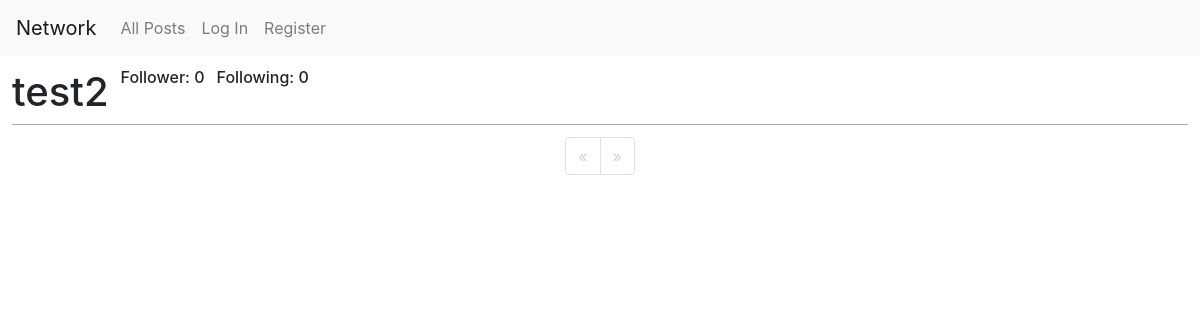
The app's page /profile/3, older data.
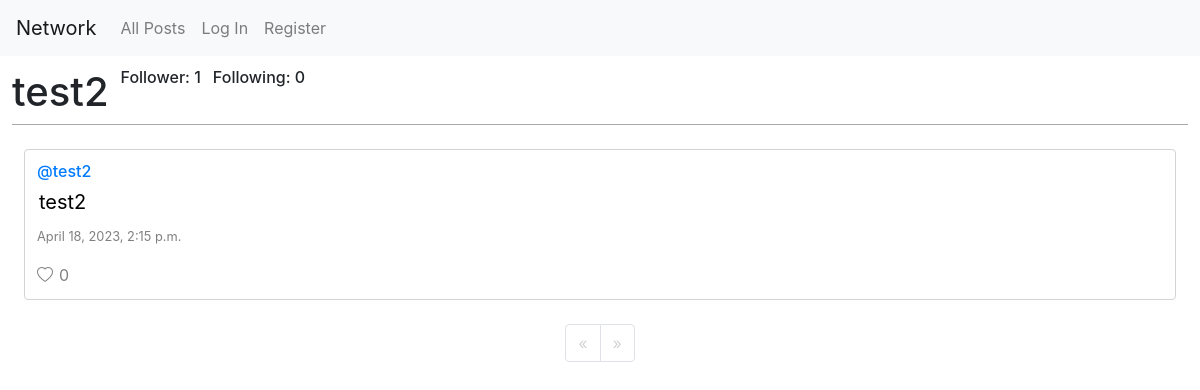
The same page, newer data.
### network/models.py (models this page shows, shortened)
class Post(models.Model):
    content = models.CharField(max_length=200)
    user = models.ForeignKey(User, on_delete=models.CASCADE, related_name="author")
    date = models.DateTimeField(auto_now_add=True)
    likes = models.PositiveIntegerField(default=0)

class User(AbstractUser):
    pass

### network/views.py (the view)
# urls.py: path("profile/<int:user_id>", views.profile, name="profile"),
def profile(request, user_id):
    user = User.objects.get(pk=user_id)
    allUserPosts = Post.objects.filter(user=user).order_by("id").reverse()
    following = Follow.objects.filter(user=user)
    follower = Follow.objects.filter(followed=user)
    try:
        checkFollow = follower.filter(user=User.objects.get(pk=request.user.id))
        if len(checkFollow) != 0:
            isFollowing = True
        else:
            isFollowing = False
    except:
        isFollowing = False
    paginate = Paginator(allUserPosts, 10)
    pageNumber = request.GET.get('page')
    postsOfPage = paginate.get_page(pageNumber)
    allLikes = Like.objects.all()
    myLikedPosts = []
    try:
        for like in allLikes:
            if like.user.id == request.user.id:
                myLikedPosts.append(like.post.id)
    except:
        myLikedPosts = []
    countLikes = Like.objects.values('post_id').order_by('post_id').annotate(count=Count('post_id'))
    return render(request, "network/profile.html", {
        "postsOfPage": postsOfPage,
        "username": user.username,
        "following": following,
        "follower": follower,
        "isFollowing": isFollowing,
        "profile": user,
        "myLikes": myLikedPosts,
        "countLikes": countLikes
    })

### network/templates/network/profile.html (shortened to what this page needs)
{% extends "network/layout.html" %}
{% block body %}
    <div class="heading grid-container">
        <h1 class="username">{{username}}</h1>
        <h6 class="follower">Follower: {{ follower.count }}</h6>
        <h6 class="following">Following: {{ following.count }}</h6>
    </div>
    {% for post in postsOfPage %}
        <div class="Postcard">
            <h6 id="user"><a href="{% url 'profile' user_id=post.user.id %}">@{{post.user}}</a></h6>
            <h5 id="tag-{{ post.id }}"><input type="text" class="readonly" id="content-{{ post.id }}" value="{{post.content}}" readonly onkeyup="return edit('{{post.id}}')"></h5>
            <p id="date"><small>{{post.date}}</small></p>
            {% if user.is_authenticated %}
                {% if user == post.user %}
                    <div id="edit-save-{{ post.id }}"><button class="button edit-btn" type="button"  onclick="makeEdit('{{post.id}}')">Edit</button></div>
                    {% if post.likes > 0 %}
                        {% for count in countLikes %}
                            {% if post.id == count.post_id %}
                                <i class="bi bi-heart liked" onclick="alert('You cannot like your own post!')"></i><p class="inline like">{{count.count}}</p>
                            {% endif %}
                        {% endfor %}
                    {% else %}
                        <i class="bi bi-heart like" onclick="alert('You cannot like your own post!')"></i><p class="inline like">0</p>
                    {% endif %}
                {% else %}
                    {% if post.likes > 0 %}
                        {% for count in countLikes %}
                            {% if post.id == count.post_id %}
                                {% if post.id in myLikes%}
                                    <i class="bi bi-heart-fill liked" id="like-{{ post.id }}" onclick="likeHandler('{{ post.id }}', '{{ myLikes }}')"></i><p class="inline liked" id="count-{{post.id}}">{{ count.count }}</p>
                                {% else %}
                                    <i class="bi bi-heart liked" id="like-{{ post.id }}" onclick="likeHandler('{{ post.id }}', '{{ myLikes }}')"></i><p class="inline like" id="count-{{post.id}}">{{count.count}}</p>
                                {% endif %}
                            {% endif %}
                        {% endfor %}
                    {% else %}
                        <i class="bi bi-heart like" id="like-{{ post.id }}" onclick="likeHandler('{{ post.id }}', '{{ myLikes }}')"></i><p class="inline like" id="count-{{post.id}}">0</p>
                    {% endif %}
                {% endif %}
            {% else %}
                {% if post.likes > 0 %}
                    {% for count in countLikes %}
                        {% if post.id == count.post_id %}
                            <i class="bi bi-heart like" onclick="notAutheticated()"></i><p class="inline like">{{ count.count }}</p>
                        {% endif %}
                    {% endfor %}
                {% else %}
                    <i class="bi bi-heart like" onclick="notAutheticated()"></i><p class="inline like">0</p>
                {% endif %}
            {% endif %}
        </div>
    {% endfor %}
    <div class="pagniator">
        <nav aria-label="Page navigation">
            <ul class="pagination justify-content-center">
                {% if not postsOfPage.has_previous %}
                    <li class="page-item inactive">
                        <a class="page-link disabled" aria-label="Previous">
                        <span aria-hidden="true">&laquo;</span>
                        </a>
                    </li>
                {% endif %}
                {% if not postsOfPage.has_next %}
                    <li class="page-item inactive">
                        <a class="page-link disabled" aria-label="Next">
                        <span aria-hidden="true">&raquo;</span>
                        </a>
                    </li>
                {% endif %}
            </ul>
        </nav>
    </div>
{% endblock %}

Row changes from the older to the newer data that the page shows:
added Post: user "test2", content "test2", date "April 18, 2023, 2:15 p.m.", likes 0 (drawn)
Text that changed along with them:
{{ follower.count }}: "0" → "1"
